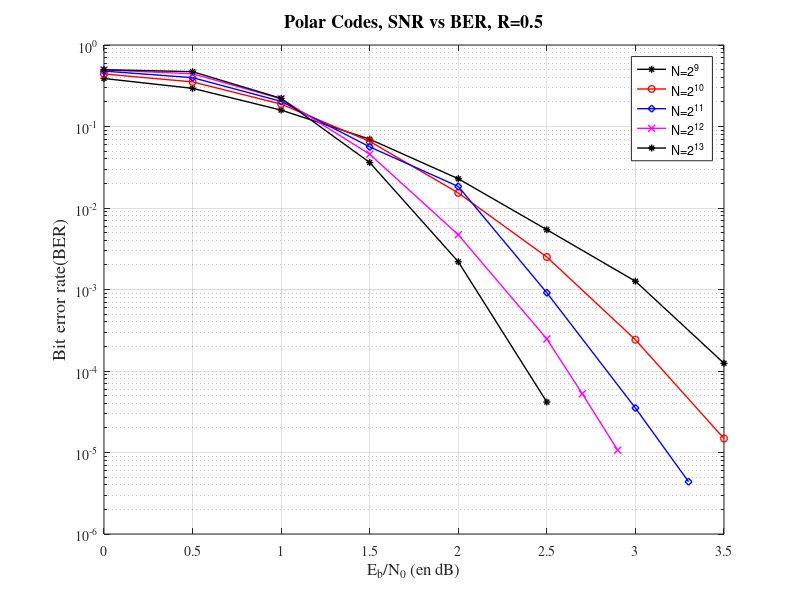

The MATLAB source for this figure:
res9 = [ 0	0.97142	3.8823e-01	11657	1.1926e+06	1.2e+04;
0.5	0.8619	2.9404e-01	8619	7.5275e+05	1e+04;
1	0.6317	1.5902e-01	12634	8.142e+05	2e+04;
1.5	0.34145	6.9863e-02	6829	3.577e+05	2e+04;
2	0.14093	2.2859e-02	4228	1.7556e+05	3e+04;
2.5	0.036125	5.4148e-03	1445	5.5448e+04	4e+04;
3	0.0099571	1.263e-03	697	2.2633e+04	7e+04;
3.5	0.0010333	1.2428e-04	124	3.818e+03	1.2e+05
];

res10 = [ 0	9.977e-01	4.4153e-01	9977	2.2606e+06        	1e+04;
0.5	9.531e-01      	3.5258e-01         	9531	1.8052e+06        	1e+04;
1	7.268e-01      	1.8823e-01        	14536	1.9275e+06        	2e+04;
1.5	3.6745e-01     	6.5671e-02         	7349	6.7247e+05      	2e+04;
2	1.071e-01     	1.5311e-02         	3231	2.3518e+05        	3e+04;
2.5	2.1525e-02    	2.5043e-03          	816	5.1288e+04        	4e+04;
3	2.4e-03        	2.4182e-04        	168	8.667e+03        	7e+04;
3.5	2.0667e-04    	1.485e-05           	62	2.281e+03       	3e+05
];
res11 = [ 0	1	4.785e-01	12000	5.8798e+06        	1.2e+04;
0.5	9.875e-01      	3.9743e-01         	11850	4.8836e+06        	1.2e+04;
1	8.0029e-01      	2.0327e-01        	19207	4.9955e+06        	2.4e+04;
1.5	3.7496e-01     	5.6227e-02         	8999	1.3818e+06        	2.4e+04;
2	8.9472e-02     	1.8359e-02         	3221	3.2573e+05        	3.6e+04;
2.5	1.1396e-02    	9.1105e-04          	547	4.478e+04        	4.8e+04;
3	5.5714e-04        	3.5107e-05           	78	5.033e+03        	7e+04;
3.3	6.48e-05   	4.3793e-06          	324	2.2422e+04       	3e+05
 ];
res12 = [ 0	1	4.9424e-01	20000	2.0244e+07	2e+04;
0.5	9.9845e-01      	4.4333e-01         	19969	1.8159e+07        	2e+04;
1	8.7633e-01      	2.1895e-01        	35053	1.7936e+07        	4e+04;
1.5	4.0325e-01     	4.5717e-02         	16130	3.7451e+06        	4e+04;
2	6.73e-02     	4.6962e-03         	4038	5.7708e+05        	6e+04;
2.5	3.8125e-03    	2.473e-04          	305	4.0517+04        	8e+04;
2.7	9.5833e-04        	5.2588e-05           	115	1.2924e+04        	1.2e+05;
2.9	1.9667e-04   	1.068e-05          	59	6.562e+03       	3e+05
];

res13 =[ 0	1	4.9798e-01	20000	4.0795e+07         	2e+04;
0.5	9.9995e-01      	4.7063e-01         	19999	3.8554e+07        	2e+04;
1	9.3493e-01      	2.2127e-01        	37397	3.6253e+07        	4e+04;
1.5	3.7433e-01     	3.617e-02         	14973	5.9261e+06        	4e+04;
2	4.0133e-02     	2.1901e-03         	2408	5.3825e+05        	6e+04;
2.5	9.2286e-04    	4.1587e-05          	323	5.9619e+04        	3.5e+05
];

semilogy(res9(:,1),res9(:,3),'k*-','LineWidth',1,'MarkerSize',5)
hold on
semilogy(res10(:,1),res10(:,3),'ro-','LineWidth',1,'MarkerSize',5)
%hold on
semilogy(res11(:,1),res11(:,3),'bd-','LineWidth',1,'MarkerSize',5)
semilogy(res12(:,1),res12(:,3),'mx-','LineWidth',1,'MarkerSize',5)
semilogy(res13(:,1),res13(:,3),'k*-','LineWidth',1,'MarkerSize',5)

grid on
set(gca,'FontName','Times','FontSize',10);
xlabel('E_b/N_0 (en dB)','FontName','Times','FontSize',12)
ylabel('Bit error rate(BER)','FontName','Times','FontSize',13)
title('Polar Codes, SNR vs BER, R=0.5','FontName','Times','FontSize',13)
legend('N=2^9','N=2^1^0','N=2^1^1','N=2^1^2', 'N=2^1^3')